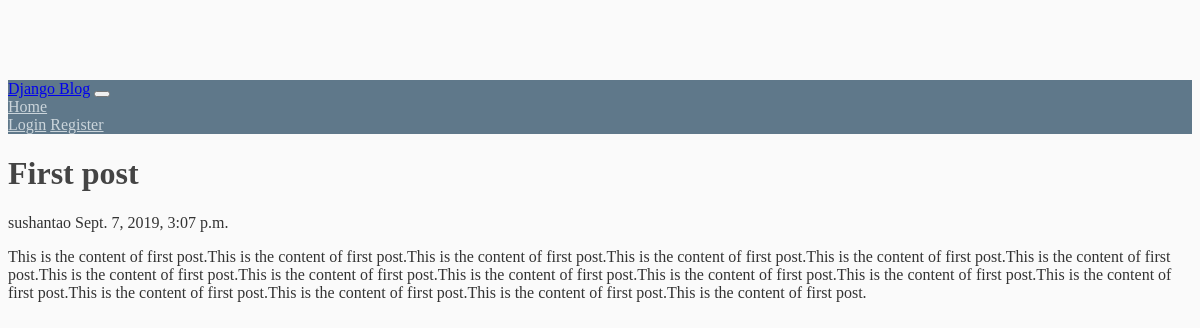
Page /blog/3/ on the committed database.
### blog/models.py (models this page shows, shortened)
class Post(models.Model):
    title = models.CharField(max_length=100)
    snippet = models.CharField(max_length=200)
    content = models.TextField()
    date_posted = models.DateTimeField(default=timezone.now)
    author = models.ForeignKey(User, on_delete=models.CASCADE)

### blog/views.py (the view)
# urls.py: path('<int:posts_id>/',views.detail, name='detail')
def detail(request,posts_id):
    post = get_object_or_404(Post, pk= posts_id)
    return render(request, 'blog/detail.html',{'post':post})

### blog/templates/blog/detail.html
{% extends 'blog/base.html' %}
{% block content %}
            <h1>{{post.title}}</h1>
            <p>{{post.author}}
            {{post.date_posted}}
            </p>
            <p>{{post.content}}</p>
{% endblock %}

### blog/static/blog/main.css (style rules this page uses)
body { background: #fafafa; color: #333333; margin-top: 5rem; }
h1, h2, h3, h4, h5, h6 { color: #444444; }

### rows in the picture
Post: title "First post", author "sushantao", date_posted "Sept. 7, 2019, 3:07 p.m.", content "This is the content of first post.This is the content of first post.This is the content of first post.This is the content of first post.This is the content of first post.This is the content of first post.This is the content of first post.This is the content of first post.This is the content of first post.This is the content of first post.This is the content of first post.This is the content of first post.This is the content of first post.This is the content of first post.This is the content of first post.This is the content of first post."
